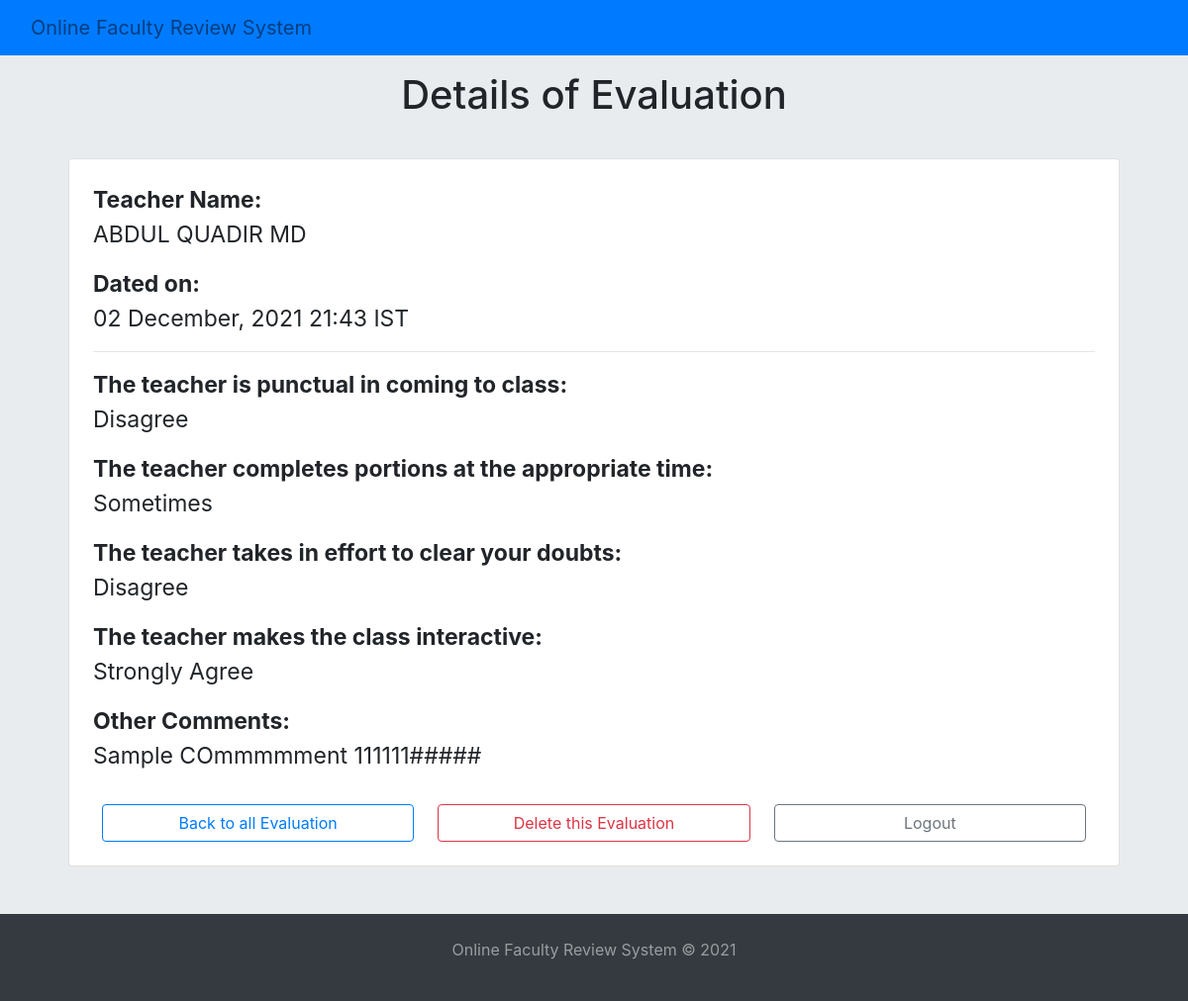
The app's page /review/feedback/31/ with its own data.
### Feedback/models.py (models this page shows, shortened)
class FeedbackData(models.Model):
    CHOICES = (
        ('Strongly Disagree', 'Strongly Disagree'),
        ('Disagree', 'Disagree'),
        ('Sometimes', 'Sometimes'),
        ('Agree', 'Agree'),
        ('Strongly Agree', 'Strongly Agree'),
    )
    date_submitted = models.DateTimeField(auto_now=True)
    teacher_name = models.ForeignKey(Teacher, verbose_name='Name of Teacher',on_delete=models.CASCADE)
    punctuality = models.CharField(verbose_name='The teacher is punctual in coming to class',max_length=225,choices=CHOICES)
    portion = models.CharField(verbose_name='The teacher completes portions at the appropriate time',max_length=225,choices=CHOICES)
    doubt = models.CharField(verbose_name='The teacher takes in effort to clear your doubts',max_length=225,choices=CHOICES)
    interactive = models.CharField(verbose_name='The teacher makes the class interactive',max_length=225,choices=CHOICES)
    comments = models.TextField(verbose_name='Any other feedback (your comments)',blank=True)
    class Meta:
        verbose_name = 'Feedback Data'
        verbose_name_plural = 'Feedback Data'

### Home/models.py (models this page shows)
class Teacher(models.Model):
    name = models.CharField(verbose_name='Name of teacher',max_length=255, unique=True)
    class Meta:
        verbose_name = 'Teacher'
        verbose_name_plural = 'Teachers'
    def __str__(self):
        return self.name

### Review/views.py (the view)
# urls.py: path('feedback/<int:pk>/', FeedbackDetailView.as_view(), name='FeedbackDetailView'),
class FeedbackDetailView(DetailView):
    model = FeedbackData
    template_name = 'Review/detail_feedback.html'
    context_object_name = 'feedback'

### Review/templates/Review/detail_feedback.html
{% extends 'Home/index.html' %}
{% block content %}
    <div class="container">
        <h1 class="text-center py-3">Details of Evaluation</h1>
        <div class="card p-4 m-4">
            <p style="font-size: 23px;"><strong>Teacher Name:</strong><br>{{ feedback.teacher_name }}</p>
            <p style="font-size: 23px;"><strong>Dated on:</strong><br>{{ feedback.date_submitted|date:'d F, Y H:i e' }}</p>
            <hr class="p-0 m-0 mb-3">
            <p style="font-size: 23px;"><strong>The teacher is punctual in coming to class:</strong><br>{{ feedback.punctuality }}</p>
            <p style="font-size: 23px;"><strong>The teacher completes portions at the appropriate time:</strong><br>{{ feedback.portion }}</p>
            <p style="font-size: 23px;"><strong>The teacher takes in effort to clear your doubts:</strong><br>{{ feedback.doubt }}</p>
            <p style="font-size: 23px;"><strong>The teacher makes the class interactive:</strong><br>{{ feedback.interactive }}</p>
            <p style="font-size: 23px;"><strong>Other Comments:</strong><br>{{ feedback.comments }}</p>
            <div class="row pt-3">
                <a class="btn btn-outline-primary ml-4 mr-4 col" role="button" href="{% url 'ListFeedbackView' %}">Back to all Evaluation</a>
                <a class="btn btn-outline-danger mr-4 col" role="button" href="{% url 'DeleteFeedbackView' feedback.id %}">Delete this Evaluation</a>
                <a class="btn btn-outline-secondary mr-4 col" role="button" href="{% url 'LogoutView' %}">Logout</a>
            </div>
        </div>
    </div>
{% endblock content %}

### Home/static/Home/styles.css (style rules this page uses)
body { height: 100%; background-color: #e9ecef; }
html { height: 100%; }

### records on screen
FeedbackData: teacher_name "ABDUL QUADIR MD", date_submitted "02 December, 2021 21:43 IST", punctuality "Disagree", portion "Sometimes", doubt "Disagree", interactive "Strongly Agree", comments "Sample COmmmmment 111111#####"
